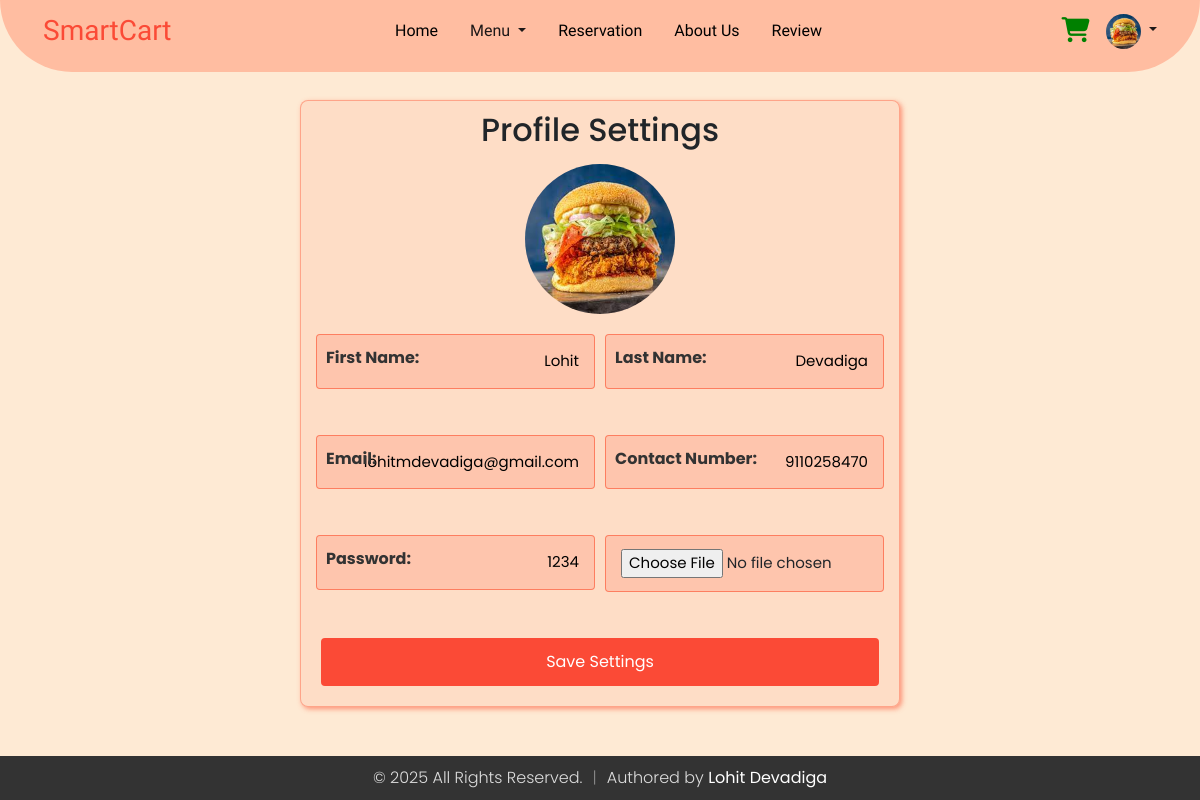
The page /profile.php (signed in) on the database its author committed.
### tables this page shows
CREATE TABLE `users` (
  `email` varchar(255) NOT NULL,
  `firstName` varchar(255) NOT NULL,
  `lastName` varchar(255) NOT NULL,
  `contact` varchar(10) NOT NULL,
  `password` varchar(20) NOT NULL,
  `dateCreated` timestamp NOT NULL DEFAULT current_timestamp(),
  `profile_image` varchar(255) NOT NULL DEFAULT 'default.jpg'
);

### db_connection.php (called while the page is built, shortened)
<?php
$password = "";
?>

### profile.php (the view, shortened to what this page needs)
<?php
$user_email = isset($_SESSION['email']) ? $_SESSION['email'] : '';
include 'db_connection.php';
function getUserInfo($email)
{
  global $conn;
  $stmt = $conn->prepare("SELECT firstName, lastName, email, contact, password, profile_image FROM users WHERE email = ?");
  $stmt->bind_param("s", $email);
  $stmt->execute();
  $stmt->bind_result($firstName, $lastName, $email, $contact, $password, $profile_image);
  return [
    'firstName' => $firstName ?: '',
    'lastName' => $lastName ?: '',
    'email' => $email ?: '',
    'contact' => $contact ?: '',
    'password' => $password ?: '',
    'profile_image' => $profile_image ?: 'default.jpg'
  ];
}
$user_info = getUserInfo($user_email);
?>
<!DOCTYPE html>
<html lang="en">
<head>
  <link rel="stylesheet" href="https://cdnjs.cloudflare.com/ajax/libs/font-awesome/5.15.3/css/all.min.css">
  <link rel='stylesheet' href='https://cdnjs.cloudflare.com/ajax/libs/twitter-bootstrap/4.5.2/css/bootstrap.min.css' />
  <link rel="stylesheet" href="https://cdnjs.cloudflare.com/ajax/libs/font-awesome/6.2.0/css/all.min.css" />
  <link rel="stylesheet" href="profile.css">
</head>
<body>
  <?php
  if (isset($_SESSION['userloggedin']) && $_SESSION['userloggedin']) {
    include 'nav-logged.php';
  } else {
    include 'navbar.php';
  }
  ?>
  <div class="wrapper">
    <div class="form-container">
      <h2>Profile Settings</h2>
      <img src="uploads/<?php echo htmlspecialchars($user_info['profile_image']); ?>" alt="Profile Image" class="profile-image">
      <form action="profile.php" method="post" enctype="multipart/form-data">
        <div class="form-row">
          <div class="form-group">
            <input type="text" id="firstName" name="firstName" value="<?php echo htmlspecialchars($user_info['firstName']); ?>" placeholder=" ">
            <label for="firstName">First Name:</label>
          </div>
          <div class="form-group">
            <input type="text" id="lastName" name="lastName" value="<?php echo htmlspecialchars($user_info['lastName']); ?>" placeholder=" ">
            <label for="lastName">Last Name:</label>
          </div>
        </div>
        <div class="form-row">
          <div class="form-group">
            <input type="email" id="email" name="email" value="<?php echo htmlspecialchars($user_info['email']); ?>" readonly placeholder=" ">
            <label for="email">Email:</label>
          </div>
          <div class="form-group">
            <input type="text" id="contact" name="contact" value="<?php echo htmlspecialchars($user_info['contact']); ?>" placeholder=" ">
            <label for="contact">Contact Number:</label>
          </div>
        </div>
        <div class="form-row">
          <div class="form-group">
            <input type="text" id="password" name="password" value="<?php echo htmlspecialchars($user_info['password']); ?>" placeholder=" ">
            <label for="password">Password:</label>
          </div>
          <div class="form-group">
            <input type="file" id="profile_image" name="profile_image" placeholder=" ">
          </div>
        </div>
        <button type="submit">Save Settings</button>
      </form>
    </div>
  </div>
</body>
</html>

### nav-logged.php (shortened to what this page needs)
<?php
include 'db_connection.php';
$useremail = isset($_SESSION['email']) ? $_SESSION['email'] : '';
function get_UserInfo($email)
{
  global $conn;
  $stmt = $conn->prepare("SELECT  profile_image FROM users WHERE email = ?");
  $stmt->bind_param("s", $email);
  $stmt->execute();
  $stmt->bind_result($profile_image);
  return [
    'profile_image' => $profile_image ?: 'default.jpg'
  ];
}
$userinfo = get_UserInfo($useremail);
?>
<!DOCTYPE html>
<html lang="en">
<head>
  <link href="https://cdn.jsdelivr.net/npm/bootstrap@5.3.3/dist/css/bootstrap.min.css" rel="stylesheet" />
  <link rel="stylesheet" href="https://cdnjs.cloudflare.com/ajax/libs/font-awesome/6.2.0/css/all.min.css" />
</head>
<body>
  <?php
  $current_page = basename($_SERVER['PHP_SELF']);
  ?>
  <div>
    <nav class="navbar navbar-expand-md fixed-top">
      <div class="container-fluid nav-container">
        <a class="navbar-brand me-auto logo" href="index.php">SmartCart</a>
        <div class="offcanvas offcanvas-end" tabindex="-1" id="offcanvasNavbar" aria-labelledby="offcanvasNavbarLabel">
          <div class="offcanvas-body text-center">
            <ul class="navbar-nav justify-content-center flex-grow-1 pe-3">
              <li class="nav-item">
                <a class="nav-link mx-lg-2 <?php echo $current_page == 'index.php' ? 'active' : ''; ?>" aria-current="page" href="index.php">Home</a>
              </li>
              <li class="nav-item dropdown">
                <a class="nav-link dropdown-toggle mx-lg-2 <?php echo $current_page == 'menu.php' ? 'active' : ''; ?>" href="menu.php" role="button" aria-haspopup="true" aria-expanded="false">
                  Menu
                </a>
              </li>
              <li class="nav-item">
                <a class="nav-link mx-lg-2 <?php echo $current_page == 'index.php#Reservation' ? 'active' : ''; ?>" href="index.php#Reservation">Reservation</a>
              </li>
              <li class="nav-item">
                <a class="nav-link mx-lg-2 <?php echo $current_page == 'index.php#About-Us' ? 'active' : ''; ?>" href="index.php#About-Us">About Us</a>
              </li>
              <li class="nav-item">
                <a class="nav-link mx-lg-2 <?php echo $current_page == '#review' ? 'active' : ''; ?>" href="#review">Review</a>
              </li>
            </ul>
          </div>
        </div>
        <a class="nav-link cart <?php echo $current_page == 'cart.php' ? 'active' : ''; ?>" href="cart.php"><i class="fas fa-shopping-cart"></i>
          <span id="cart-item" class="badge badge-danger"></span></a>
        <li class="nav-item dropdown ms-3" style="list-style: none; ">
          <a href="#" class="dropdown-toggle" id="profileDropdown" data-toggle="dropdown" aria-haspopup="true" aria-expanded="false">
            <img src="uploads/<?php echo htmlspecialchars($userinfo['profile_image']); ?>" alt="Profile Picture" class="nav-profile">
          </a>
        </li>
      </div>
    </nav>
  </div>
</body>
</html>

### profile.css (style rules this page uses)
* { margin: 0; padding: 0; }
body { font-family: poppins, sans-serif; background-color: #feead4; margin: 0; padding-top: 100px; }
.wrapper { display: flex; justify-content: center; align-items: center; margin-bottom: 70px; }
.form-container { background-color: rgba(253, 108, 77, 0.1); border-color: rgba(253, 108, 77, 0.5); box-shadow: 2px 2px 5px rgba(253, 108, 77, 0.7); padding: 10px 20px 20px 20px; border-radius: 8px; border: 1px solid rgba(253, 108, 77, 0.5); width: 600px; }
.form-row { display: flex; justify-content: space-between; margin-bottom: 20px; }
.form-group { position: relative; flex: 1; margin-right: 10px; }
.form-group:last-child { margin-right: 0; }
.form-group label { position: absolute; top: 12px; left: 5px; padding: 0 5px; font-weight: bold; color: #333; transition: 0.2s; pointer-events: none; }
.form-group input[type="text"], .form-group input[type="email"], .form-group input[type="file"] { width: 100%; padding: 15px 15px 15px 15px; margin-bottom: 10px; border: 1px solid rgba(253, 108, 77, 0.8); background-color: rgba(253, 108, 77, 0.2); border-radius: 4px; box-sizing: border-box; position: relative; text-align: right; font-size: 15px; }
.form-group input[type="file"] { padding: 13px 15px 13px 15px; }
form button { width: 100%; padding: 10px; background-color: #fb4a36; color: white; border: 2px solid #fb4a36; border-radius: 4px; cursor: pointer; font-size: 16px; transition: all 0.3s ease; }
.profile-image { display: block; margin: 15px auto 20px auto; width: 150px; height: 150px; border-radius: 50%; object-fit: cover; }
h2 { text-align: center; }

### profile.php (style rules this page uses)
.wrapper { display: flex; justify-content: center; align-items: center; margin-bottom: 70px; }

### nav-logged.php (style rules this page uses)
* { margin: 0; padding: 0; }
body { background-color: #feead4; font-family: "Poppins", sans-serif; font-weight: 300; font-style: normal; }
a { color: white; text-decoration: none; }
.navbar-brand, .offcanvas-header { color: #fb4a36; font-family: "Chewy", system-ui; font-optical-sizing: auto; font-weight: 500; font-style: normal; font-size: 28px; }
.nav-container { margin-right: 30px; margin-left: 30px; padding-bottom: 15px; padding-right: 13px; padding-left: 13px; }
.nav-link { color: black; font-weight: 500; transition: 0.3s color ease; font-family: "Lexend", sans-serif; font-optical-sizing: auto; font-weight: 480; font-style: light; }
.dropdown-toggle { color: #1d1818; text-decoration: none; transition: color 0.3s ease; }
.navbar { border-bottom-left-radius: 80px; border-bottom-right-radius: 80px; padding: 5px 0px 0px 0px; background-color: #ffbda1; }
.cart { color: green; font-size: 25px; cursor: pointer; }
.nav-profile { width: 35px; height: 35px; border-radius: 50%; object-fit: cover; }
.offcanvas-body { background: #ffbda1; }

### rows shown on the page
users: profile_image (picture), firstName "Lohit", lastName "Devadiga", email "lohitmdevadiga@gmail.com", contact "9110258470", password "1234"
